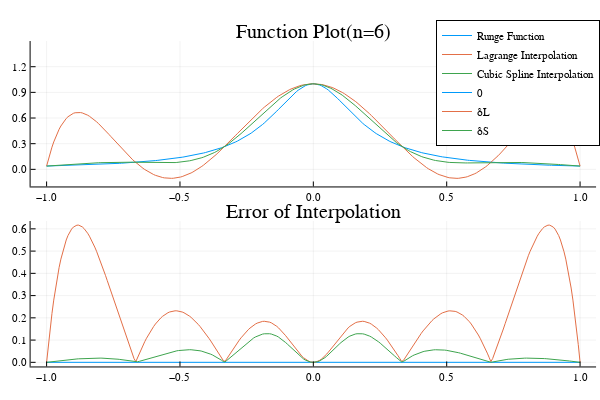

The notebook cell this image was saved under:
### Markdown cell above
### 当n=6

### Code cell
experiment(n=6)

### Figure 1 — Plotly figure (JSON) as saved in the notebook; plotly's stock layout.template omitted (floating-point values rounded to 4 significant figures; data arrays with more than 128 entries replaced by an {"elided": "..."} marker saying what was removed)
{"data": [{"colorbar": {"title": {"text": ""}}, "legendgroup": "Runge Function", "line": {"color": "rgba(0, 154, 250, 1.000)", "dash": "solid", "shape": "linear", "width": 1}, "mode": "lines", "name": "Runge Function", "showlegend": true, "type": "scatter", "x": {"elided": "300 float values"}, "xaxis": "x", "y": {"elided": "300 float values"}, "yaxis": "y", "zmax": null, "zmin": null}, {"colorbar": {"title": {"text": ""}}, "legendgroup": "Lagrange Interpolation", "line": {"color": "rgba(227, 111, 71, 1.000)", "dash": "solid", "shape": "linear", "width": 1}, "mode": "lines", "name": "Lagrange Interpolation", "showlegend": true, "type": "scatter", "x": {"elided": "300 float values"}, "xaxis": "x", "y": {"elided": "300 float values"}, "yaxis": "y", "zmax": null, "zmin": null}, {"colorbar": {"title": {"text": ""}}, "legendgroup": "Cubic Spline Interpolation", "line": {"color": "rgba(62, 164, 78, 1.000)", "dash": "solid", "shape": "linear", "width": 1}, "mode": "lines", "name": "Cubic Spline Interpolation", "showlegend": true, "type": "scatter", "x": {"elided": "300 float values"}, "xaxis": "x", "y": {"elided": "300 float values"}, "yaxis": "y", "zmax": null, "zmin": null}, {"colorbar": {"title": {"text": ""}}, "legendgroup": "0", "line": {"color": "rgba(0, 154, 250, 1.000)", "dash": "solid", "shape": "linear", "width": 1}, "mode": "lines", "name": "0", "showlegend": true, "type": "scatter", "x": {"elided": "300 float values"}, "xaxis": "x2", "y": {"elided": "300 int values"}, "yaxis": "y2", "zmax": null, "zmin": null}, {"colorbar": {"title": {"text": ""}}, "legendgroup": "δL", "line": {"color": "rgba(227, 111, 71, 1.000)", "dash": "solid", "shape": "linear", "width": 1}, "mode": "lines", "name": "δL", "showlegend": true, "type": "scatter", "x": {"elided": "300 float values"}, "xaxis": "x2", "y": {"elided": "300 float values"}, "yaxis": "y2", "zmax": null, "zmin": null}, {"colorbar": {"title": {"text": ""}}, "legendgroup": "δS", "line": {"color": "rgba(62, 164, 78, 1.000)", "dash": "solid", "shape": "linear", "width": 1}, "mode": "lines", "name": "δS", "showlegend": true, "type": "scatter", "x": {"elided": "300 float values"}, "xaxis": "x2", "y": {"elided": "300 float values"}, "yaxis": "y2", "zmax": null, "zmin": null}], "layout": {"annotations": [{"font": {"color": "rgba(0, 0, 0, 1)", "family": "sans-serif", "size": 20}, "rotation": 0, "showarrow": false, "text": "Function Plot(n=6)", "x": 0.5222, "xanchor": "center", "xref": "paper", "y": 1, "yanchor": "top", "yref": "paper"}, {"font": {"color": "rgba(0, 0, 0, 1)", "family": "sans-serif", "size": 20}, "rotation": 0, "showarrow": false, "text": "Error of Interpolation", "x": 0.5222, "xanchor": "center", "xref": "paper", "y": 0.5, "yanchor": "top", "yref": "paper"}], "height": 400, "legend": {"bgcolor": "rgba(255, 255, 255, 1.000)", "bordercolor": "rgba(0, 0, 0, 1)", "borderwidth": 1, "font": {"color": "rgba(0, 0, 0, 1)", "family": "sans-serif", "size": 11}, "title": {"font": {"color": "rgba(0, 0, 0, 1)", "family": "sans-serif", "size": 15}, "text": ""}, "tracegroupgap": 0, "traceorder": "normal", "x": 1, "xanchor": "auto", "y": 1, "yanchor": "auto"}, "margin": {"b": 20, "l": 0, "r": 0, "t": 20}, "paper_bgcolor": "rgba(255, 255, 255, 1.000)", "plot_bgcolor": "rgba(255, 255, 255, 1.000)", "showlegend": true, "width": 600, "xaxis": {"anchor": "y", "domain": [0.05101, 0.9934], "gridcolor": "rgba(0, 0, 0, 0.1)", "gridwidth": 0.5, "linecolor": "rgba(0, 0, 0, 1)", "mirror": false, "range": [-1.06, 1.06], "showgrid": true, "showline": true, "showticklabels": true, "tickangle": 0, "tickcolor": "rgb(0, 0, 0)", "tickfont": {"color": "rgba(0, 0, 0, 1)", "family": "sans-serif", "size": 11}, "tickmode": "array", "ticks": "inside", "ticktext": ["−1.0", "−0.5", "0.0", "0.5", "1.0"], "tickvals": [-1, -0.5, 0, 0.5, 1], "title": {"font": {"color": "rgba(0, 0, 0, 1)", "family": "sans-serif", "size": 15}, "text": ""}, "type": "linear", "visible": true, "zeroline": false, "zerolinecolor": "rgba(0, 0, 0, 1)"}, "xaxis2": {"anchor": "y2", "domain": [0.05101, 0.9934], "gridcolor": "rgba(0, 0, 0, 0.1)", "gridwidth": 0.5, "linecolor": "rgba(0, 0, 0, 1)", "mirror": false, "range": [-1.06, 1.06], "showgrid": true, "showline": true, "showticklabels": true, "tickangle": 0, "tickcolor": "rgb(0, 0, 0)", "tickfont": {"color": "rgba(0, 0, 0, 1)", "family": "sans-serif", "size": 11}, "tickmode": "array", "ticks": "inside", "ticktext": ["−1.0", "−0.5", "0.0", "0.5", "1.0"], "tickvals": [-1, -0.5, 0, 0.5, 1], "title": {"font": {"color": "rgba(0, 0, 0, 1)", "family": "sans-serif", "size": 15}, "text": ""}, "type": "linear", "visible": true, "zeroline": false, "zerolinecolor": "rgba(0, 0, 0, 1)"}, "yaxis": {"anchor": "x", "domain": [0.5376, 0.9415], "gridcolor": "rgba(0, 0, 0, 0.1)", "gridwidth": 0.5, "linecolor": "rgba(0, 0, 0, 1)", "mirror": false, "range": [-0.2, 1.5], "showgrid": true, "showline": true, "showticklabels": true, "tickangle": 0, "tickcolor": "rgb(0, 0, 0)", "tickfont": {"color": "rgba(0, 0, 0, 1)", "family": "sans-serif", "size": 11}, "tickmode": "array", "ticks": "inside", "ticktext": ["0.0", "0.3", "0.6", "0.9", "1.2"], "tickvals": [0, 0.3, 0.6, 0.9, 1.2], "title": {"font": {"color": "rgba(0, 0, 0, 1)", "family": "sans-serif", "size": 15}, "text": ""}, "type": "linear", "visible": true, "zeroline": false, "zerolinecolor": "rgba(0, 0, 0, 1)"}, "yaxis2": {"anchor": "x2", "domain": [0.03762, 0.4415], "gridcolor": "rgba(0, 0, 0, 0.1)", "gridwidth": 0.5, "linecolor": "rgba(0, 0, 0, 1)", "mirror": false, "range": [-0.0185, 0.6351], "showgrid": true, "showline": true, "showticklabels": true, "tickangle": 0, "tickcolor": "rgb(0, 0, 0)", "tickfont": {"color": "rgba(0, 0, 0, 1)", "family": "sans-serif", "size": 11}, "tickmode": "array", "ticks": "inside", "ticktext": ["0.0", "0.1", "0.2", "0.3", "0.4", "0.5", "0.6"], "tickvals": [0, 0.1, 0.2, 0.3, 0.4, 0.5, 0.6], "title": {"font": {"color": "rgba(0, 0, 0, 1)", "family": "sans-serif", "size": 15}, "text": ""}, "type": "linear", "visible": true, "zeroline": false, "zerolinecolor": "rgba(0, 0, 0, 1)"}}}
